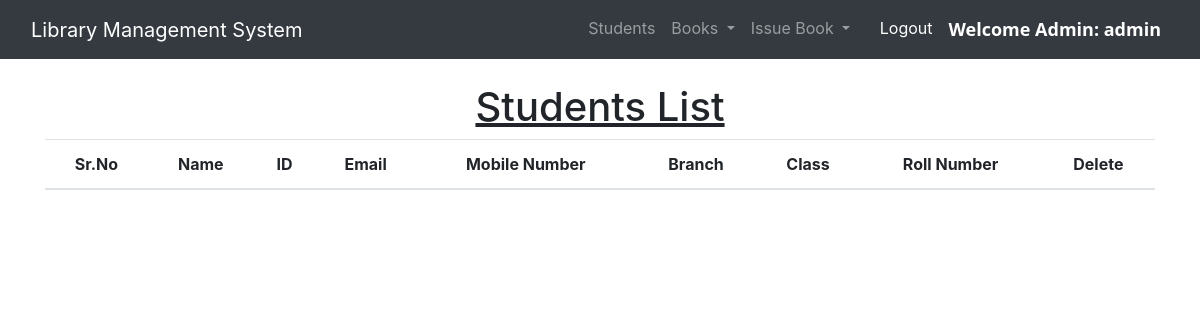
Page /view_students/ (signed in) on the earlier database version.
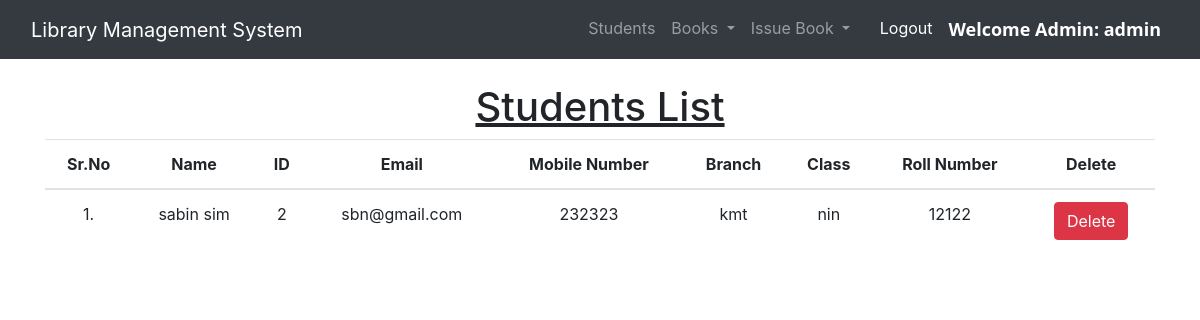
Same page on the later database version.
### library/models.py (models this page shows, shortened)
class Student(models.Model):
    id = models.AutoField(primary_key=True)
    user = models.OneToOneField(User, on_delete=models.CASCADE)
    classroom = models.CharField(max_length=10)
    branch = models.CharField(max_length=10)
    roll_no = models.CharField(max_length=3, blank=True)
    phone = models.CharField(max_length=10, blank=True)

### library/views.py (the view)
# urls.py: path("view_students/", views.view_students, name="view_students"),
@login_required(login_url = '/admin_login')
def view_students(request):
    students = Student.objects.all()
    return render(request, "view_students.html", {'students':students})

### library/templates/view_students.html (shortened to what this page needs)
{% extends 'admin_navbar.html' %}
{% load static %}
{% block body %}
<div class="container mt-4">
    <h1 class="text-center"><u>Students List</u></h1>
    <table class="table table-hover" id="example">
        <thead>
            <tr class="text-center">
                <th>Sr.No</th>
                <th>Name</th>
                <th>ID</th>
                <th>Email</th>
                <th>Mobile Number</th>
                <th>Branch</th>
                <th>Class</th>
                <th>Roll Number</th>
                <th>Delete</th>
            </tr>
        </thead>
        <tbody>
            {% for student in students %}
            <tr class="text-center">
                <td>{{forloop.counter}}.</td>
                <td>{{student.user.get_full_name}}</td>
                <td>{{student.user.id}}</td>
                <td>{{student.user.email}}</td>
                <td>{{student.phone}}</td>
                <td>{{student.branch}}</td>
                <td>{{student.classroom}}</td>
                <td>{{student.roll_no}}</td>
                <td><a href="/delete_student/{{student.id}}/" class="btn btn-danger" onclick="return confirm('Are you sure you want to delete this student?')">Delete</a></td>
            </tr>
            {% endfor %}
        </tbody>
    </table>
    </div>
{% endblock %}

### library/templates/admin_navbar.html (shortened to what this page needs)
<!doctype html>
<html lang="en">
  <head>
    <link rel="stylesheet" href="https://cdn.datatables.net/1.10.25/css/jquery.dataTables.min.css">
    <link rel="stylesheet" href="/static/css/bootstrap.css">
  </head>
  <body>
    <nav class="navbar navbar-expand-lg navbar-dark bg-dark sticky-top">
        <div class="container-fluid">
          <a class="navbar-brand" href="#">Library Management System</a>
          <div class="collapse navbar-collapse" id="navbarSupportedContent">
            <ul class="navbar-nav ml-auto mb-2 mb-lg-0">
              <li class="nav-item">
                <a class="nav-link" aria-current="page" href="/view_students/">Students</a>
              </li>
              <li class="nav-item dropdown">
                <a class="nav-link dropdown-toggle" href="#" id="navbarDropdown" role="button" data-bs-toggle="dropdown" aria-expanded="false">
                  Books
                </a>
              </li>
              <li class="nav-item dropdown">
                <a class="nav-link dropdown-toggle" href="#" id="navbarDropdown" role="button" data-bs-toggle="dropdown" aria-expanded="false">
                  Issue Book
                </a>
              </li>
              <li class="nav-item">
                <a class="nav-link active" aria-current="page" href="/logout/">Logout</a>
              </li>
              <li class="nav-item">
                <a style="font-weight:600; font-family:'Segoe UI', Tahoma, Geneva, Verdana, sans-serif; font-size: large;" class="nav-link active" href="#">Welcome Admin: {{request.user}}</a>
              </li>
            </ul>
          </div>
        </div>
      </nav>
      {% block body %}
      {% endblock %}
  </body>
</html>

Differences in the rows shown:
added Student: user.get_full_name "sabin sim", user.id "2", user.email "sbn@gmail.com", phone "232323", branch "kmt", classroom "nin", roll_no "12122"
